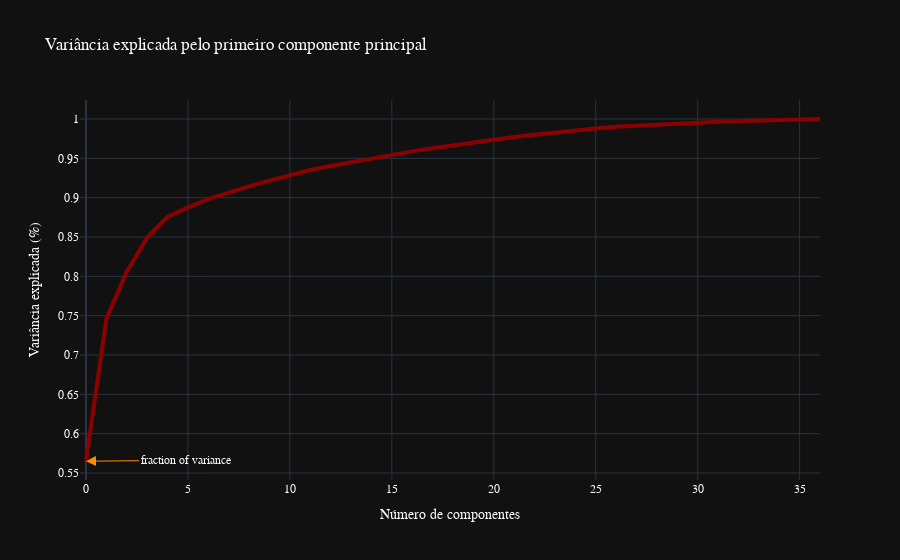

Notebook source saved alongside this figure:
### Markdown cell above
O primeiro componente principal é a combinação linear dos atributos com máxima variância e determina a direção em que há mais alta variabilidade nos dados. Quanto maior a variabilidade capturada no primeiro componente principal, mais informação será capturada pelo componente.

### Code cell
# PCA:
pca = PCA().fit(fifa)

# Gráfico:
fig = go.Figure()
fig.add_trace(go.Scatter(y=(np.cumsum(pca.explained_variance_ratio_)),
                         mode='lines', line=dict(color="#8B0000",width = 4)))
    
# Layout:  
fig.update_layout(showlegend=False,
                  title="Variância explicada pelo primeiro componente principal",
                  xaxis_title="Número de componentes",
                  yaxis_title="Variância explicada (%)",
                  template='plotly_dark',
                  font=dict(family="Courier New, monospace",
                            size=12, 
                            color="#ffffff"),

                  annotations=[dict(x=0,
                                    y=0.565,
                                    xref="x",
                                    yref="y",
                                    text="fraction of variance",
                                    showarrow=True,
                                    arrowhead=2,
                                    arrowsize=2,
                                    arrowcolor="#FF8C00",
                                    ax=100,
                                    ay=-1,
                                    font=dict(
                                    family="Courier New, monospace",
                                    size=12,
                                    color="#ffffff"))])
                                    
# Plot:
fig.show()

### Figure 1 — Plotly figure (JSON) as saved in the notebook; plotly's stock layout.template omitted (floating-point values rounded to 4 significant figures)
{"data": [{"line": {"color": "#8B0000", "width": 4}, "mode": "lines", "type": "scatter", "y": [0.5653, 0.7463, 0.8058, 0.8493, 0.8756, 0.8877, 0.898, 0.9066, 0.9144, 0.9217, 0.9288, 0.9352, 0.9404, 0.9453, 0.95, 0.9546, 0.9589, 0.9627, 0.9665, 0.9703, 0.9737, 0.977, 0.98, 0.983, 0.9856, 0.9879, 0.99, 0.9916, 0.9932, 0.9942, 0.9953, 0.9964, 0.9973, 0.9982, 0.9991, 0.9998, 1]}], "layout": {"annotations": [{"arrowcolor": "#FF8C00", "arrowhead": 2, "arrowsize": 2, "ax": 100, "ay": -1, "font": {"color": "#ffffff", "family": "Courier New, monospace", "size": 12}, "showarrow": true, "text": "fraction of variance", "x": 0, "xref": "x", "y": 0.565, "yref": "y"}], "font": {"color": "#ffffff", "family": "Courier New, monospace", "size": 12}, "showlegend": false, "title": {"text": "Variância explicada pelo primeiro componente principal"}, "xaxis": {"title": {"text": "Número de componentes"}}, "yaxis": {"title": {"text": "Variância explicada (%)"}}}}
